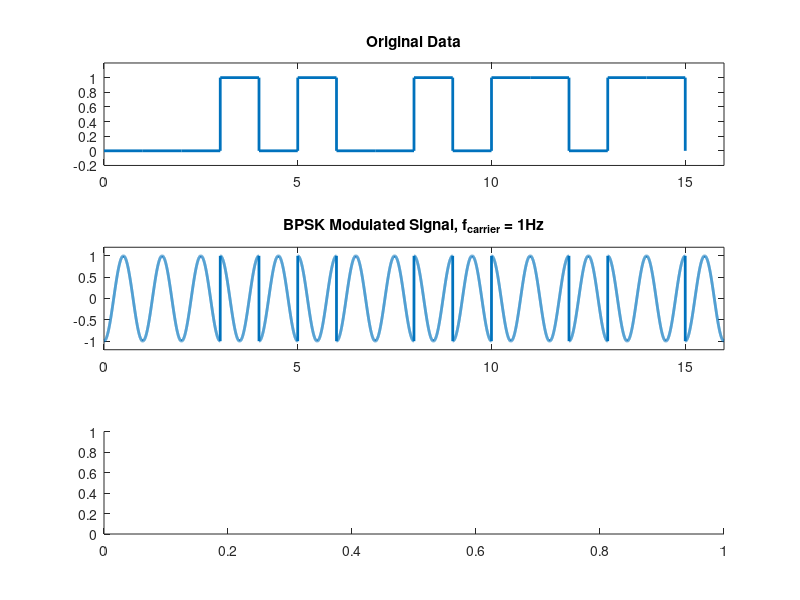

Reproduce this figure in MATLAB. (Note: this script raises an error after producing the figure.)
% Parameters
num_of_bytes = 2;
f_carrier = 1;

data_rate = 1;
%data = [0, 1, 1, 0, 1, 0, 0, 1];
data = randi([0 1], 1, (8*num_of_bytes));

% Time vector
f_sample = 1000;
total_duration = length(data) / data_rate;
t = 0:1/f_sample:total_duration-1/f_sample;

%       Modulation
samp_per_bit = f_sample / data_rate;
data_samp = 2*repelem(data, samp_per_bit)-1;
carrier = cos(2*pi*f_carrier*t(1:length(data_samp)));
bpsk_mod = data_samp .* carrier;


%       Demodulation
bpsk_demod = bpsk_mod .* carrier;
% Decision making
bpsk_demod = bpsk_demod > 0;

%       Graphs plot
% Time domain
figure;
subplot(3,1,1);
stairs(t(1:length(data))*f_sample, data, 'LineWidth', 2);
title('Original Data');
xlim([0, length(data)])
ylim([-0.2 1.2]);

subplot(3,1,2);
plot(t(1:length(bpsk_mod)), bpsk_mod, 'LineWidth', 2);
title(['BPSK Modulated Signal, f_{carrier} = ', num2str(f_carrier), 'Hz']);
xlim([0, length(data)])
ylim([-1.2 1.2]);

%subplot(3,1,3);
%stairs(t(1:length(bpsk_demod)), bpsk_demod, 'LineWidth', 2);
%title('Demodulated Signal');

t_demod = [t(1:length(bpsk_demod)), t(length(bpsk_demod))+1/f_sample];
subplot(3,1,3);
stairs(t_demod, [bpsk_demod, bpsk_demod(end)], 'LineWidth', 2); % Append the last bit value to ensure it's plotted
title('Demodulated Signal');
xlim([0, length(data)])
ylim([-0.2 1.2]);












